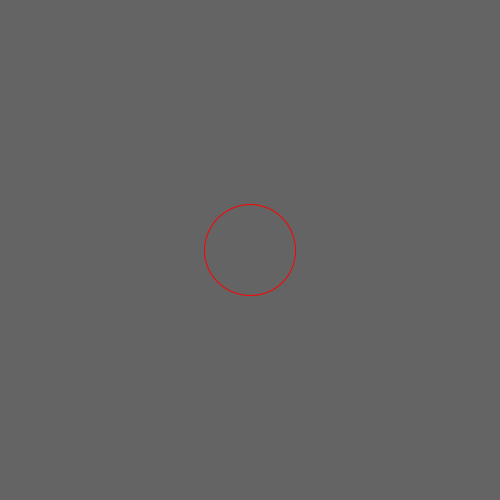
Frame 1 (no input)
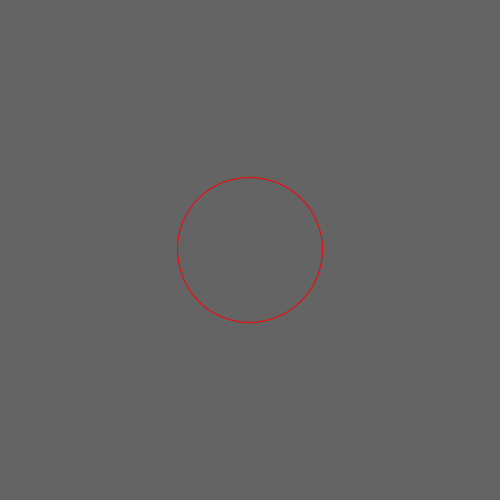
Frame 60 (the mouse pressed at the canvas centre just before this capture)
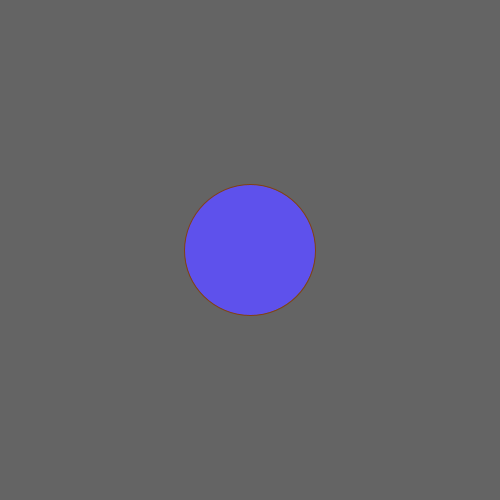
Frame 120 (the mouse held since frame 60 and released just before this capture)

The Processing sketch that drew these frames (run headless with seeded random() and noise(); from frame 60 on, the mouse is pressed at the canvas centre):

// Processing sketch: buttons05_circleButton
// ── buttons05_circleButton.pde
// IMA NYU Shanghai
// Kinetic Interfaces
// MOQN
// Aug 31 2016


float btnPosX, btnPosY, btnSize;


void setup() {
  size(500, 500);
  stroke(255, 0, 0);
  noFill();

  btnPosX = width/2;
  btnPosY = height/2;
}


void draw() {
  background(100);

  //btnSize = 100;
  btnSize = sin(frameCount*0.02)*60 + 90;
  
  ellipse(btnPosX, btnPosY, btnSize, btnSize);

  float distance = dist(btnPosX, btnPosY, mouseX, mouseY);
  
  if ( distance < btnSize/2) { // radious
    if (mousePressed) {
      fill(random(255), random(255), random(255));
      stroke(random(255), random(255), random(255));
    } else {
      fill(255, 0, 0);
    }
  } else {
    noFill();
  }
}
